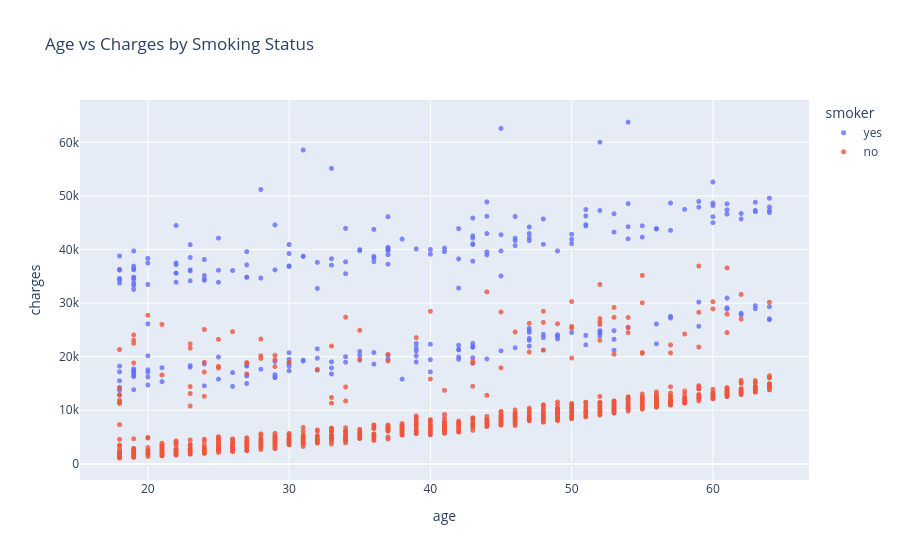

The cell this chart's notebook holds for it:
### Code cell
fig = px.scatter(medical_df, x="age", y="charges", opacity=0.8, hover_data=['sex'], color='smoker', title="Age vs Charges by Smoking Status")
fig.update_traces(marker_size=5)
fig.show()

### Figure 1 — Plotly figure (JSON) as saved in the notebook; plotly's stock layout.template omitted (floating-point values rounded to 4 significant figures; data arrays with more than 128 entries replaced by an {"elided": "..."} marker saying what was removed)
{"data": [{"customdata": {"elided": "274x1 str values"}, "hovertemplate": "smoker=yes<br>age=%{x}<br>charges=%{y}<br>sex=%{customdata[0]}<extra></extra>", "legendgroup": "yes", "marker": {"color": "#636efa", "opacity": 0.8, "size": 5, "symbol": "circle"}, "mode": "markers", "name": "yes", "showlegend": true, "type": "scattergl", "x": {"elided": "274 int values"}, "xaxis": "x", "y": {"elided": "274 float values"}, "yaxis": "y"}, {"customdata": {"elided": "1064x1 str values"}, "hovertemplate": "smoker=no<br>age=%{x}<br>charges=%{y}<br>sex=%{customdata[0]}<extra></extra>", "legendgroup": "no", "marker": {"color": "#EF553B", "opacity": 0.8, "size": 5, "symbol": "circle"}, "mode": "markers", "name": "no", "showlegend": true, "type": "scattergl", "x": {"elided": "1064 int values"}, "xaxis": "x", "y": {"elided": "1064 float values"}, "yaxis": "y"}], "layout": {"legend": {"title": {"text": "smoker"}, "tracegroupgap": 0}, "title": {"text": "Age vs Charges by Smoking Status"}, "xaxis": {"anchor": "y", "domain": [0, 1], "title": {"text": "age"}}, "yaxis": {"anchor": "x", "domain": [0, 1], "title": {"text": "charges"}}}}
